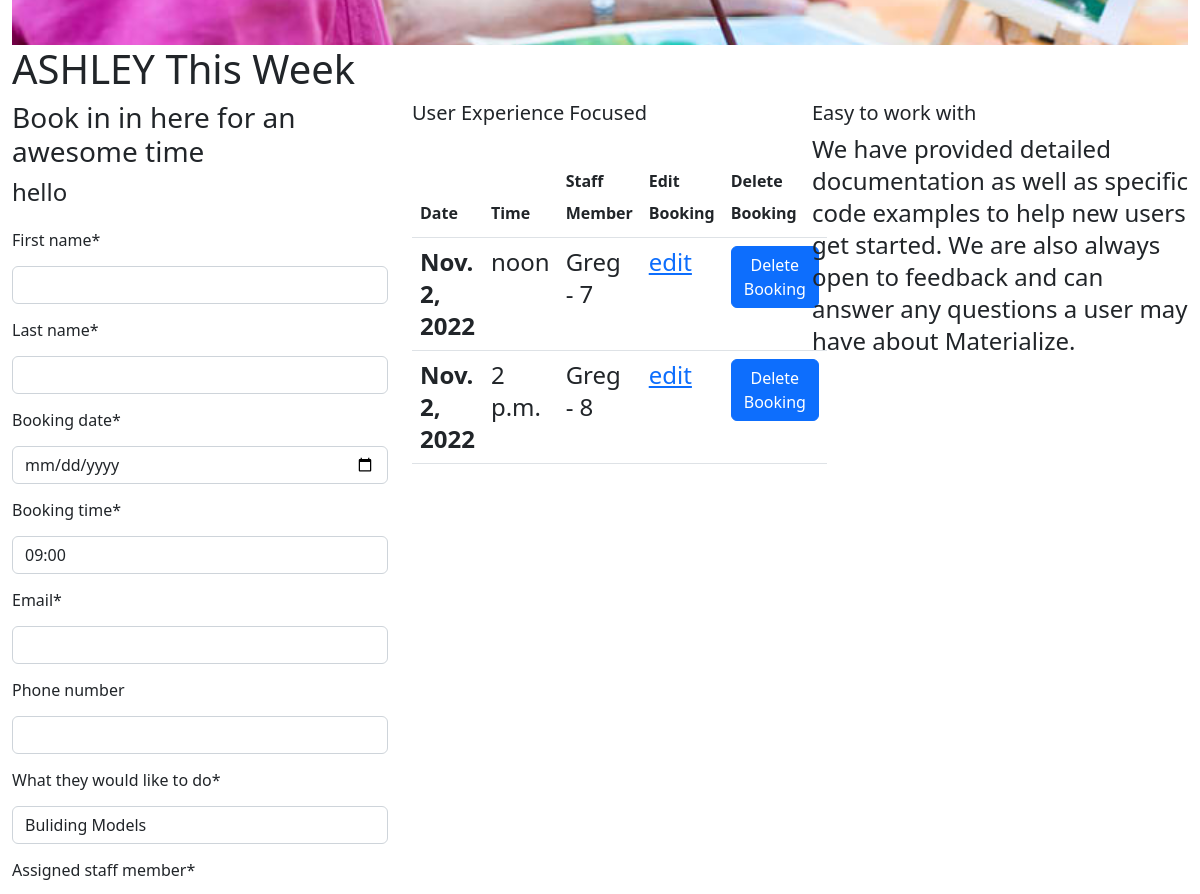
Before: /booking/ (middle part) with the older database file.
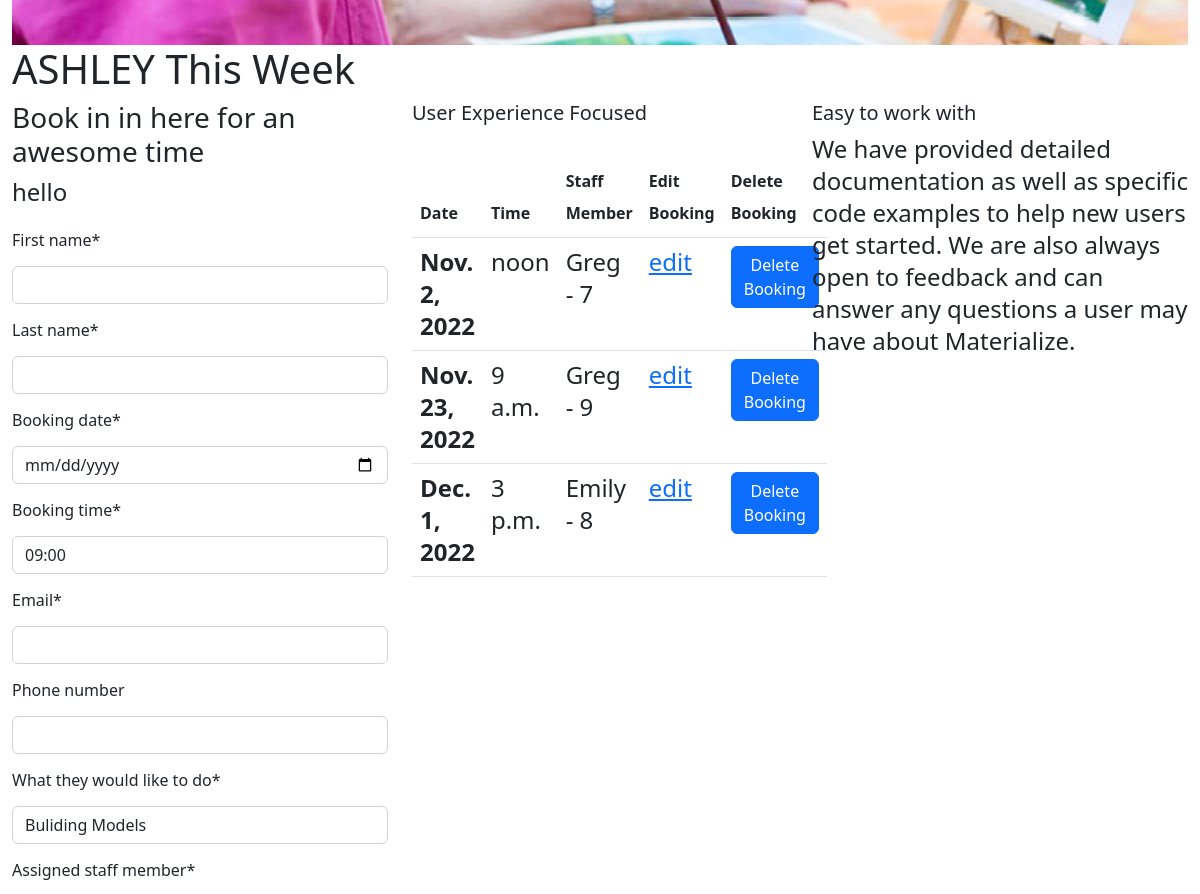
After: the same page with the newer database file.
### booking/models.py (models this page shows, shortened)
class Booking(models.Model):
    first_name = models.CharField(max_length=200)
    last_name = models.CharField(max_length=200)
    created_on = models.DateTimeField(auto_now_add=True)
    booking_date = models.DateField(auto_now_add=False)
    booking_time = models.TimeField(max_length=30)
    email = models.EmailField(max_length=100,)
    phone_number = PhoneNumberField(blank=True, region="GB")
    user_id = models.ForeignKey(
        User, on_delete=models.CASCADE, related_name="users_ids"
    )
    what_they_would_like_to_do = models.CharField(max_length=50,
                                                  choices=activity_choices,
                                                  default='bulding models')
    assigned_staff_member = models.CharField(max_length=50,
                                             choices=staff_members,
                                             default='Greg')
    class Meta:
        unique_together = [['booking_date', 'booking_time']]

### booking/views.py (the view, shortened to what this page needs)
# urls.py: path('booking/', views.Create_Booking.as_view(), name="booking"),
class Create_Booking(View):
    def get(self, request, *args, **kwargs):
        all_bookings = Booking.objects.all().order_by("booking_date", "booking_time")
        return render(
            request,
            "booking.html",
            {
                "bookingform": BookingForm(),
                "all_bookings": all_bookings,
            },
        )

### booking/forms.py
class BookingForm(forms.ModelForm):
    class Meta:
        model = Booking
        fields = ('first_name', 'last_name', 'booking_date', 'booking_time',
                  'email', 'phone_number', 'what_they_would_like_to_do',
                  'assigned_staff_member',)
        widgets = {
            'booking_date': DateInput(),
        }
    booking_time = forms.ChoiceField(choices=TIME_SLOTS)

### templates/booking.html (shortened to what this page needs)
{% extends "base.html" %} {% block content %}
{% load static %}
{% load crispy_forms_tags %}
<div id="index-banner">
  <div class="section">
    <div class="container-fluid">
      <div class="row">
        <div class="col-12">
          <div class="scrollable">
            <img src="{{ MEDIA_URL }}background1.jpg" class="w-100 img-responsive" alt="canvas painting">
          </div>
        </div>
      </div>
      <h1 class="header center">ASHLEY This Week </h1>
    </div>
  </div>
</div>
<div class="col-lg-12 col-lg-offset-3 col-md-12 col-md-offset-2 col-sm-10 col-sm-offset-1 col-xs-10 col-xs-offset-1">
  <div class="container-fluid">
    <div class="row">
      <div class="col-lg-4 col-md-6 col-sm-6">
        <div class="icon-block">
          <h3> Book in in here for an awesome time </h3>
          <p>hello {{ user.username}}</p>
          <form method="post" style="margin-top: 1rem;">
            {{ bookingform | crispy }}
          </form>
        </div>
      </div>
      <div class="col-lg-4 col-md-6 col-sm-6">
        <div class="icon-block">
          <h5 class="center">User Experience Focused</h5>
          <table class="table">
            <thead>
              <tr>
                <th scope="col">Date</th>
                <th scope="col">Time</th>
                <th scope="col">Staff Member</th>
                <th scope="col">Edit Booking</th>
                <th scope="col">Delete Booking</th>
              </tr>
            </thead>
            <tbody>
              {% for booking in all_bookings %}
              <tr>
                <th scope="row">{{ booking.booking_date }}</th>
                <td>{{ booking.booking_time }}</td>
                <td>{{ booking.assigned_staff_member }} - {{booking.id}}</td>
                <td><a href="{% url 'edit_booking' booking.id %}">edit</a></td>
                <td><button type="button" class="btn btn-primary" data-bs-toggle="modal"
                    data-bs-target="#delete-{{booking.id}}">
                    Delete Booking
                  </button>
                </td>
              </tr>
              {% endfor %}
            </tbody>
          </table>
        </div>
      </div>
      <div class="col-lg-4 col-md-6 col-sm-6">
        <div class="icon-block">
          <h5>Easy to work with</h5>
          <p class="light">We have provided detailed documentation as well as specific code examples to help new users
            get started. We are also always open to feedback and can answer any questions a user may have about
            Materialize.</p>
        </div>
      </div>
    </div>
  </div>
</div>
{%endblock%}

Changed rows visible on the page:
added Booking: booking_date "Nov. 23, 2022", booking_time "9 a.m.", assigned_staff_member "Greg", id "9"
changed Booking id 8: booking_date "Nov. 2, 2022" → "Dec. 1, 2022"; booking_time "2 p.m." → "3 p.m."; assigned_staff_member "Greg" → "Emily"
